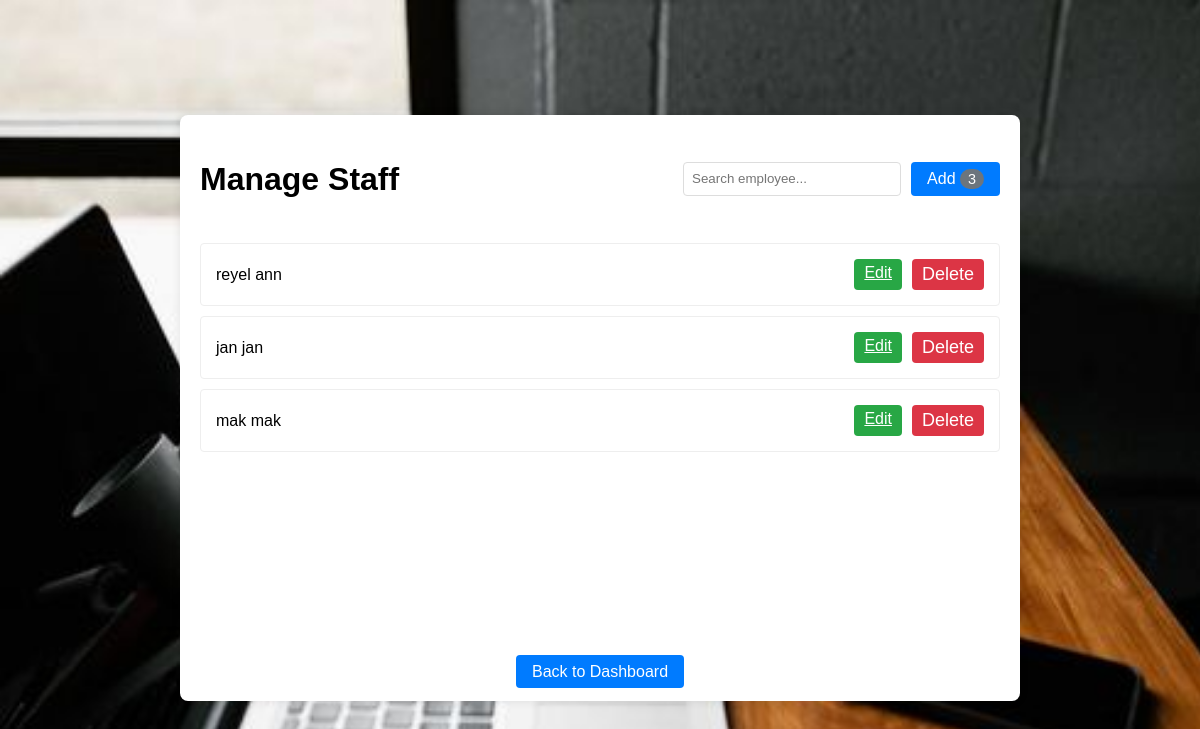
/manage_staff.php (signed in), run on the app's committed database.
### tables this page shows
CREATE TABLE `users` (
  `id` int(11) NOT NULL,
  `first_name` varchar(100) NOT NULL,
  `last_name` varchar(100) NOT NULL,
  `middle_name` varchar(100) DEFAULT NULL,
  `username` varchar(100) NOT NULL,
  `password` varchar(255) NOT NULL,
  `role` enum('admin','staff') NOT NULL DEFAULT 'staff',
  `phone` varchar(20) DEFAULT NULL
);

### manage_staff.php (the view, shortened to what this page needs)
<?php
$host = "localhost";
$dbname = "accountant";
$username = "root";
$password = "";
$conn = new mysqli($host, $username, $password, $dbname);
function generateStaffList($staffs) {
    ob_start(); ?>
    <ul class="employee-list">
        <?php foreach ($staffs as $staff): ?>
        <li class="employee-item">
            <div>
                <?= htmlspecialchars($staff['first_name'] . ' ' . $staff['last_name']) ?>
            </div>
            <div class="employee-actions">
                <a href="edit_staff.php?id=<?= $staff['id'] ?>" class="edit-btn">Edit</a>
                <form method="POST" style="display: inline;">
                    <button type="submit" name="delete_staff" class="delete-btn"
                            onclick="return confirm('Are you sure?')">Delete</button>
                </form>
            </div>
        </li>
        <?php endforeach; ?>
    </ul>
    <?php
    return ob_get_clean();
}
$result = $conn->query("SELECT * FROM users WHERE role = 'staff' ORDER BY last_name, first_name");
$all_staff = $result->fetch_all(MYSQLI_ASSOC);
?>
<!DOCTYPE html>
<html lang="en">
<head>
    <link rel="stylesheet" href="styles.css">
</head>
<body>
<section class="container">
        <div class="header-section">
            <h2>Manage Staff</h2>
            <div class="search-add">
                <input type="text"
                       class="search-input"
                       id="searchInput"
                       placeholder="Search employee..."
                       autocomplete="off">
                <a href="register.php" class="button">Add <span class="count-badge" id="countBadge"><?= count($all_staff) ?></span></a>
            </div>
        </div>
        <div class="staff-list-container">
            <div id="staffListContainer">
                <?= generateStaffList($all_staff) ?>
            </div>
        </div>
        <div style="text-align: center; margin-top: 20px;">
            <a href="dashboard.php" class="button">Back to Dashboard</a>
        </div>
    </section>
</body>
</html>

### styles.css (style rules this page uses)
:root { --primary: #4a90e2; --secondary: #2c3e50; --accent: #e74c3c; --background: #f8f9fa; --text: #2c3e50; --light-gray: #ecf0f1; --white: #ffffff; --shadow: rgba(0, 0, 0, 0.1); }
body { font-family: 'Poppins', sans-serif; background-color: #f5f5f5; color: #000000; display: flex; justify-content: center; align-items: center; height: 100vh; background-image: url("image.png"); background-repeat: no-repeat; background-size: cover; }
.container { max-width: 600px; width: 100%; background-color: #ffffff; padding: 30px; border-radius: 15px; box-shadow: 0 4px 20px rgba(0, 0, 0, 0.1); text-align: center; }
form { display: flex; flex-direction: column; gap: 15px; align-items: flex-start; }
form button { background-color: #000000; color: #fff; padding: 14px; border: none; border-radius: 30px; font-size: 18px; cursor: pointer; width: 100%; }
h2 { font-size: 32px; color: #000000; margin-bottom: 25px; }

### manage_staff.php (style rules this page uses)
.container { max-width: 800px; margin: 20px auto; padding: 20px; background: #fff; border-radius: 8px; box-shadow: 0 0 10px rgba(0,0,0,0.1); }
.header-section { display: flex; justify-content: space-between; align-items: center; margin-bottom: 20px; }
.search-add { display: flex; gap: 10px; }
.search-input { padding: 8px; border: 1px solid #ddd; border-radius: 4px; width: 200px; }
.button { padding: 8px 16px; background: #007bff; color: white; border: none; border-radius: 4px; cursor: pointer; text-decoration: none; }
.employee-list { list-style: none; padding: 0; }
.employee-item { display: flex; justify-content: space-between; align-items: center; padding: 15px; border: 1px solid #eee; margin-bottom: 10px; border-radius: 4px; }
.employee-actions { display: flex; gap: 10px; }
.edit-btn { padding: 5px 10px; background: #28a745; color: white; border: none; border-radius: 4px; cursor: pointer; }
.delete-btn { padding: 5px 10px; background: #dc3545; color: white; border: none; border-radius: 4px; cursor: pointer; }
.count-badge { background: #6c757d; color: white; padding: 2px 8px; border-radius: 12px; font-size: 0.9em; }
.staff-list-container { min-height: 400px; position: relative; }
.employee-list { transition: opacity 0.2s ease; }
.search-input { width: 200px; }

### data on the page
users: first_name+last_name "reyel ann"
users: first_name+last_name "jan jan"
users: first_name+last_name "mak mak"

### other printed values
count($all_staff) "3"
